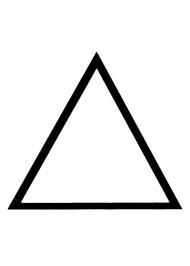
#> input picture data/simple_triangle.png, 190 x 266 px
$ python alternative_main.py
#> lines starting #> are read from the running program, lines starting #| are printed output that depends on the picture; after the words box and inside, x2 and y2 are one past the last pixel; in counts of white or black regions, pixels touching at a corner belong together; pictures that were not available may be replaced by others from this repository, and a replacement may not be noted
import pandas as pd
import numpy as np
from glob import glob
from scipy import ndimage
import matplotlib.pylab as plt
from matplotlib.animation import FuncAnimation
from alternative_utils import *
import os
import random
import time

# Rendre le chemin robuste quel que soit le dossier d'exécution
data_dir = os.path.abspath(os.path.join(os.path.dirname(__file__), '..', 'data'))
original_filepaths = glob(os.path.join(data_dir, '*original.webp'))
mask_filepaths = glob(os.path.join(data_dir, '*mask.webp'))

'''def targetify(mask):
    return image * mask[..., None] '''


class Inpainting():
    """A class that implements Exemplar-based inpainting method"""

    """Loading data"""
    def fast_load_image_from_database(self, filename_original="entete-textures.jpg", filename_mask="entete-textures.mask.webp"):
        # Chemin absolu du dossier 'data' (voisin de 'src')
#> called with filename_original = 'simple_triangle.png', filename_mask = 'simple-triangle.mask.webp'
        script_dir = os.path.dirname(__file__)
        data_dir = os.path.abspath(os.path.join(script_dir, '..', 'data'))

        # Construit les chemins complets
        image_path = os.path.join(data_dir, filename_original)
        mask_path  = os.path.join(data_dir, filename_mask)

        # Chargement
        self.image = plt.imread(image_path).copy()  # ✅ .copy() pour rendre modifiable
#> self.image is the input picture: shape (266, 190, 4) float32; mean R, G, B, A 0.925, 0.925, 0.925, 1
        self.mask  = plt.imread(mask_path)
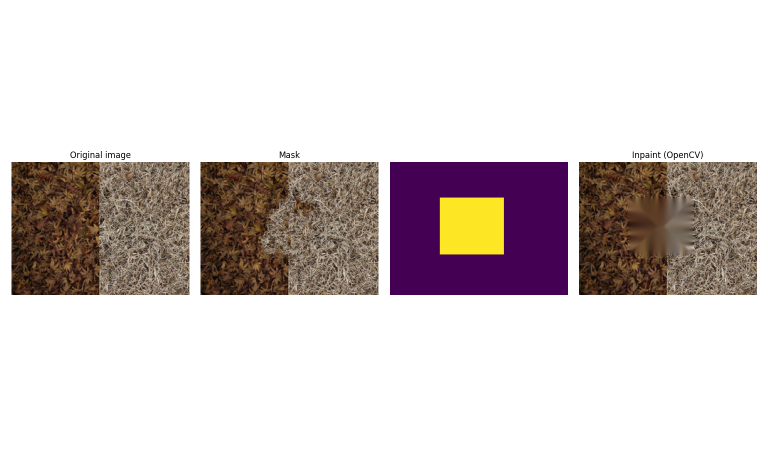
#> input picture naturaltexture.png, 1536 x 914 px, given in place of simple-triangle.mask.webp, which was not available (shown at 1/2 size)
#> self.mask is the input picture: shape (914, 1536, 4) float32; mean R, G, B, A 0.838, 0.806, 0.802, 1

        # Si le masque est RGB → on garde un canal
        if self.mask.ndim == 3:
            self.mask = self.mask[..., 0]
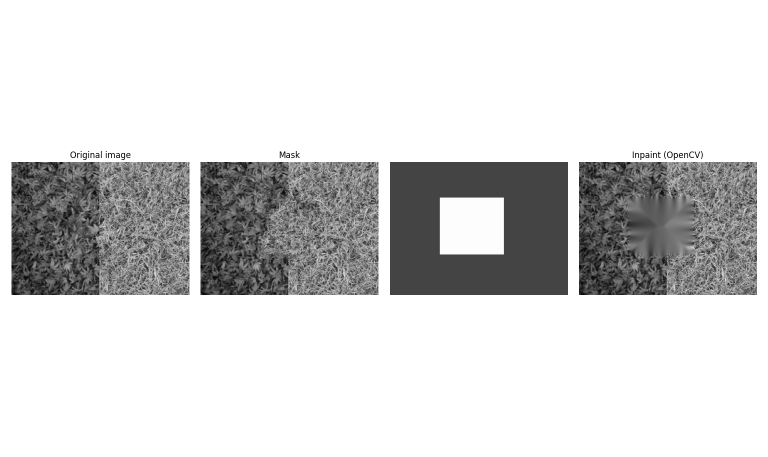
#> self.mask: shape (914, 1536) float32 (shown at 1/2 size); min 0, max 1, mean 0.839

        # Binarisation
        self.mask = (self.mask > 0).astype(np.uint8)
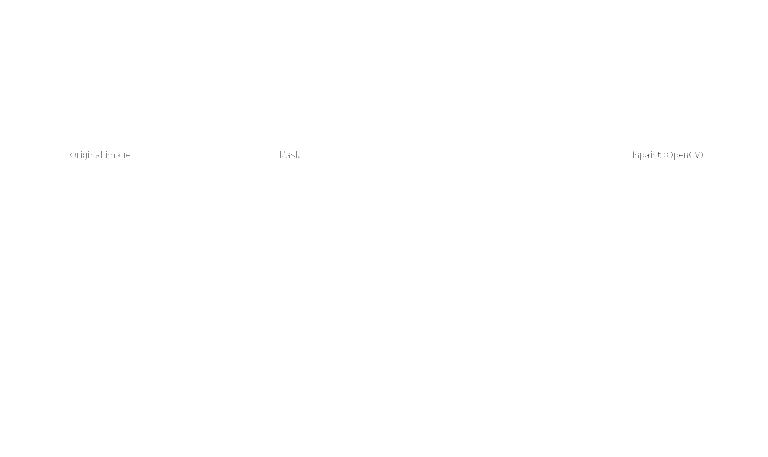
#> self.mask: shape (914, 1536) (shown at 1/2 size); values 0 (black) and 1 (white), 100% white; black in thin lines or dots, all inside (x1, y1, x2, y2) = (141, 302, 1405, 320)

        print(f"Image chargée : {image_path}")
        print(f"Masque chargé : {mask_path}")

    # [13 lines of commented-out code are left out]

    """Getters"""
    def get_contour(self):
        return self.target_region - ndimage.binary_erosion(self.target_region).astype(np.uint8)
    def get_source_region(self):
        return self.image * (1 - self.mask)[..., None]
    def get_source_region(self):
#> (the run stopped early here; a loop or call above may not have finished)
